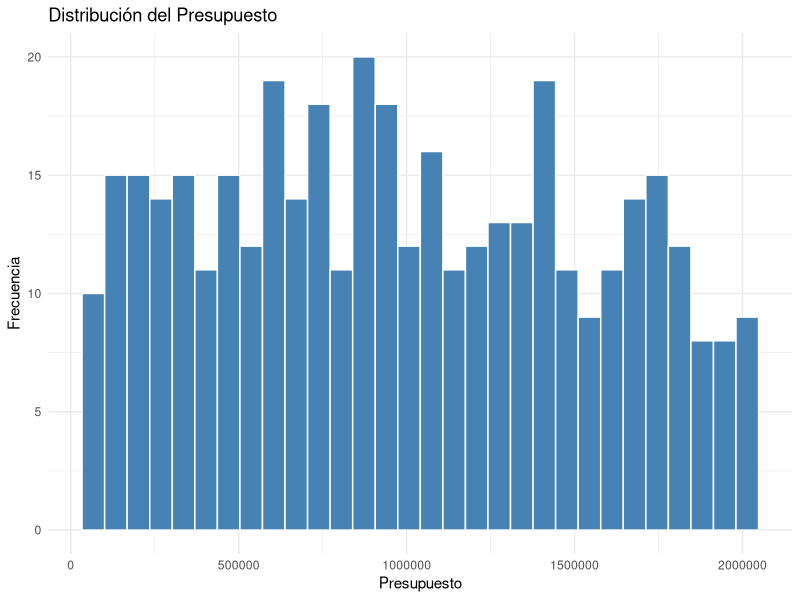
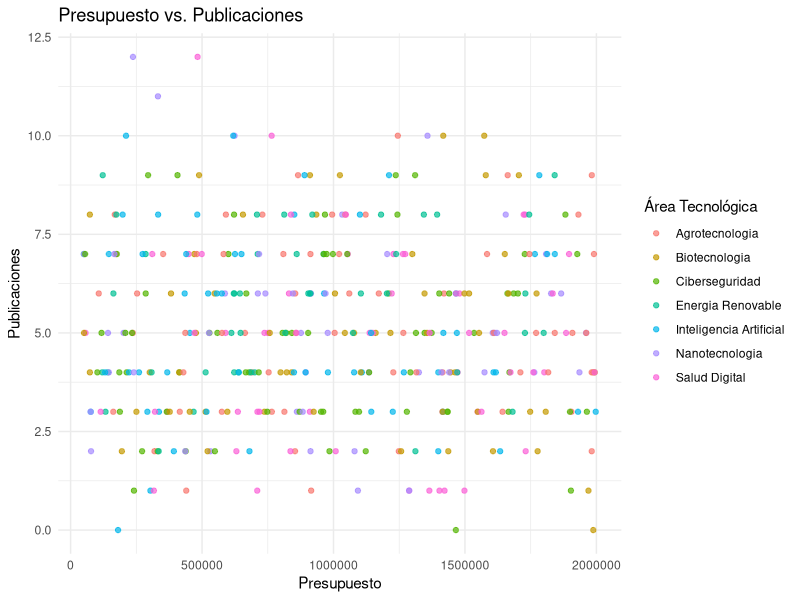
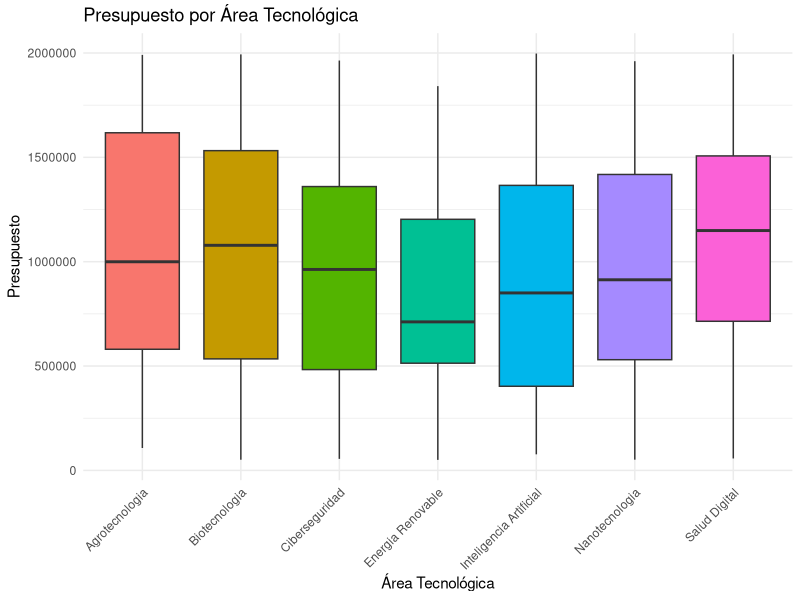

These charts were generated, in order, by the following R code:
## ---- chunk 1
#Librerias
library(tidyverse)
library(dplyr)
library(ggplot2)
## ---- chunk 2
#Archivo CSV
proyectos = read_csv("data/proyectos_innovacion.csv")

#Primeras filas y estructura del dataset
head(proyectos)
str(proyectos)
## ---- chunk 3
#Lista de paises unicos
lista_paises = unique(proyectos$pais)

#Lista de areas tecnologicas unicas
lista_areas = unique(proyectos$area_tecnologica)

#Estadisticas iniciales del dataframe, solo promedios
estadisticas_iniciales = data.frame(
  variable = c("presupuesto_usd", "publicaciones", "investigadores", "duracion_meses", "patentes"),
  promedio = c(mean(proyectos$presupuesto_usd, na.rm = TRUE), mean(proyectos$publicaciones, na.rm = TRUE), mean(proyectos$investigadores, na.rm = TRUE), mean(proyectos$duracion_meses, na.rm = TRUE), mean(proyectos$patentes, na.rm = TRUE)),
  
  minimo = c(min(proyectos$presupuesto_usd, na.rm = TRUE), min(proyectos$publicaciones, na.rm = TRUE), min(proyectos$investigadores, na.rm = TRUE), min(proyectos$duracion_meses, na.rm = TRUE), min(proyectos$patentes, na.rm = TRUE)),
  
  maximo = c(max(proyectos$presupuesto_usd, na.rm = TRUE), max(proyectos$publicaciones, na.rm = TRUE),max(proyectos$investigadores, na.rm = TRUE), max(proyectos$duracion_meses, na.rm = TRUE), max(proyectos$patentes, na.rm = TRUE))
  
)

#Subconjuntos de proyectos agrupados por area tecnologica
subconjuntos_area = split(proyectos, proyectos$area_tecnologica)

#Construccion de la lista principal
lista_proyectos = list(
  dataframe_original = proyectos,
  paises = lista_paises,
  areas_tecnologicas = lista_areas,
  estadisticas_iniciales= estadisticas_iniciales,
  subconjuntos_por_area = subconjuntos_area
)

#Verificar estructura de la lista
str(lista_proyectos, max.level = 1)
## ---- chunk 4
#lapply que calcula promedio de presupuesto, publicaciones e investigadores por area tecnologica
metricas_por_area = lapply(lista_proyectos$subconjuntos_por_area, function(subset_area) {
  list(promedio_presupuesto = mean(subset_area$presupuesto_usd, na.rm = TRUE), promedio_publicaciones = mean(subset_area$publicaciones, na.rm = TRUE), promedio_investigadores = mean(subset_area$investigadores, na.rm = TRUE))
})

metricas_por_area
## ---- chunk 5
#Lista de indicadores por area tecnologica
indicadores_area = lapply(lista_areas, function(area) {
  subset_area = proyectos[proyectos$area_tecnologica == area, ]
  list(area_tecnologica = area, num_proyectos= nrow(subset_area), presupuesto_promedio = mean(subset_area$presupuesto_usd, na.rm = TRUE), productividad_promedio = mean(subset_area$publicaciones / subset_area$investigadores, na.rm = TRUE))
})

names(indicadores_area) = lista_areas
indicadores_area
## ---- chunk 6
#Nuevas variables con mutate
proyectos = proyectos %>%
  mutate(productividad = (publicaciones/investigadores), intensidad_investigacion = (investigadores/duracion_meses), indice_resultados = ((publicaciones + (2 * patentes))/presupuesto_usd))

head(proyectos)

#Presupuesto promedio por pais y area tecnologica
presupuesto_pais_area = proyectos %>% group_by(pais, area_tecnologica) %>%
  summarize(presupuesto_promedio = mean(presupuesto_usd, na.rm = TRUE), .groups = "drop")

print(presupuesto_pais_area)

#Numero de proyectos por año
proyectos_por_anio_inicio = proyectos %>% group_by(anio_inicio) %>%
  summarize(num_proyectos = n())

print(proyectos_por_anio_inicio)

#Productividad promedio por area tecnologica y nivel de impacto
productividad_area_impacto = proyectos %>% group_by(area_tecnologica, impacto) %>%
  summarize(productividad_promedio = mean(productividad, na.rm = TRUE), .groups = "drop")

print(productividad_area_impacto)

##Generando rankings utilizando arrange
#Top 10 proyectos con mayor eficiencia (indice_resultados)
top_eficiencia = proyectos %>%
  arrange(desc(indice_resultados)) %>%
  slice_head(n = 10)

print(top_eficiencia)

#Top 5 paises con mayor productividad promedio
top_productividad = proyectos %>% group_by(pais) %>%
  summarize(productividad_promedio = mean(productividad, na.rm = TRUE)) %>%
  arrange(desc(productividad_promedio)) %>%
  slice_head(n = 5)

print(top_productividad)
## ---- chunk 7
# Cargamos rápidamente los PIB  de los países
paises_pib = read_csv("data/paises_pib.csv")

# Realizamos un resumen antes, solo para hacer más legible el código posterior
resumen_pais = proyectos %>%
  group_by(pais) %>%
  summarize(
    numero_proyectos = n(),
    presupuesto_promedio = mean(presupuesto_usd, na.rm = TRUE),
    .groups = "drop"
  )

# Integramos los datasets con inner_join
proyectos_pib = inner_join(resumen_pais, paises_pib, by = "pais")

# Añadimos los nuevos indicadores
proyectos_pib = proyectos_pib %>%
  mutate(
    productos_por_millon_pib = numero_proyectos / pib_millones,
    presupuesto_relativo = presupuesto_promedio / pib_millones
  )

# Países con mayor intensidad de inversión en innovación
mayor_intensidad = proyectos_pib %>%
  arrange(desc(productos_por_millon_pib)) %>%
  slice_head(n = 5)

# Países con menor eficiencia relativa
menor_eficiencia = proyectos_pib %>%
  arrange(presupuesto_relativo) %>%
  slice_head(n = 5)

print(mayor_intensidad)
print(menor_eficiencia)
## ---- chunk 8
# Definimos los umbrales primero para integrarlos fácilmente después en las condicionales, será más fácil comprender el código así
media_productividad  = mean(proyectos$productividad, na.rm = TRUE)
sd_productividad     = sd(proyectos$productividad, na.rm = TRUE)
media_presupuesto    = mean(proyectos$presupuesto_usd, na.rm = TRUE)

# Realizamos la función para clasificar según los parámetors indicados, usando las categorías del ejemplo
clasificar_proyecto = function(productividad, presupuesto_usd, impacto) {
  if (impacto == "Alto" && productividad > media_productividad) {
    "Proyecto estratégico"
  } else if (presupuesto_usd > media_presupuesto && productividad < media_productividad) {
    "Riesgo e ineficiencia"
  } else if (productividad >= (media_productividad - sd_productividad) &&
             productividad <= (media_productividad + sd_productividad)) {
    "Proyecto estándar"
  } else {
    "Proyecto emergente"
  }
}

# Aplicamos al final la función a nuestros proyectos uno a uno
proyectos = proyectos %>%
  rowwise() %>%
  mutate(categoria_proyecto = clasificar_proyecto(productividad, presupuesto_usd, impacto)) %>%
  ungroup()

table(proyectos$categoria_proyecto)
## ---- chunk 9
# Definimos las variables que vamos a utilizar para el ciclo for
paises_unicos   = unique(proyectos$pais)
indicadores_pais = data.frame() # Aquí será donde se irán almacenando los resultados

for (p in paises_unicos) {
  subset_p = proyectos[proyectos$pais == p, ]
  fila = data.frame(
    pais                     = p,
    num_proyectos            = nrow(subset_p),
    presupuesto_total        = sum(subset_p$presupuesto_usd, na.rm = TRUE),
    promedio_publicaciones   = mean(subset_p$publicaciones, na.rm = TRUE),
    indice_eficiencia_promedio = mean(
      (subset_p$publicaciones + subset_p$patentes) / subset_p$presupuesto_usd,
      na.rm = TRUE
    )
  )
  indicadores_pais = rbind(indicadores_pais, fila)
}

print(indicadores_pais)
## ---- chunk 10
# Similar, definimos también las variables que vamos a utilizar durante el ciclo while, así como los umbrales
eficiencia_vec = (proyectos$publicaciones + proyectos$patentes) / proyectos$presupuesto_usd
umbral = (mean(eficiencia_vec, na.rm = TRUE) + 2) * sd(eficiencia_vec, na.rm = TRUE)
cat("Umbral de eficiencia:", round(umbral, 6), "\n") # Para fines prácticos mostramos en pantalla el umbral

proyectos_sobresalientes = c()
i = 1

while (i <= nrow(proyectos)) {
  if (!is.na(eficiencia_vec[i]) && eficiencia_vec[i] > umbral) {
    proyectos_sobresalientes = c(proyectos_sobresalientes, proyectos$id_proyecto[i])
  }
  i = i + 1
}
cat("Proyectos sobresalientes encontrados (Id's):", length(proyectos_sobresalientes), "\n")
print(proyectos_sobresalientes)
## ---- chunk 11
# Función para obtener el índice de eficiencia 
calcular_eficiencia = function(publicaciones, patentes, presupuesto_usd) {
  (publicaciones + patentes) / presupuesto_usd
}

# Función para obtener categoría estratégica según impacto y productividad, dado que no hay una regla definida
# Por lo tanto utilizaremos una simple condicional siendo que si el impacto es 'Alto' y su promedio de productividad está por encima del promedio
# Será estratégico, caso contrario no.

# Como dato, podríamos reutilizar la función que declaramos en la parte V, clasificar_proyecto, pero entran en juego otros parámetros extras
clasificar_impacto_estrategico = function(df) {
  df %>%
    mutate(
      categoria_estrategica = ifelse(
        impacto == "Alto" & productividad > mean(productividad, na.rm = TRUE),
        "Estratégico",
        "No estratégico"
      )
    )
}

# La última función para realizar un resumen estadístico de una variable numérica
resumen_estadistico = function(variable) {
  list(
    media             = mean(variable, na.rm = TRUE),
    mediana           = median(variable, na.rm = TRUE),
    desviacion_estandar = sd(variable, na.rm = TRUE),
    percentil_25      = quantile(variable, 0.25, na.rm = TRUE),
    percentil_75      = quantile(variable, 0.75, na.rm = TRUE),
    percentil_90      = quantile(variable, 0.90, na.rm = TRUE)
  )
}

# Agregamos la columna de eficiencia y categoría estratégica al dataframe
proyectos = proyectos %>%
  mutate(eficiencia = calcular_eficiencia(publicaciones, patentes, presupuesto_usd))

proyectos = clasificar_impacto_estrategico(proyectos)

# Y aplicamos el resumen estadístico a variables clave con lapply
variables_numericas = list(
  presupuesto  = proyectos$presupuesto_usd,
  publicaciones = proyectos$publicaciones,
  eficiencia   = proyectos$eficiencia
)

resumenes = lapply(variables_numericas, resumen_estadistico)
print(resumenes)
## ---- chunk 12
# Histograma
ggplot(proyectos, aes(x = presupuesto_usd)) +
  geom_histogram(bins = 30, fill = "steelblue", color = "white") +
  labs(
    title = "Distribución del Presupuesto",
    x     = "Presupuesto",
    y     = "Frecuencia"
  ) +
  theme_minimal()

# Dispersión
ggplot(proyectos, aes(x = presupuesto_usd, y = publicaciones, color = area_tecnologica)) +
  geom_point(alpha = 0.7) +
  labs(
    title = "Presupuesto vs. Publicaciones",
    x     = "Presupuesto",
    y     = "Publicaciones",
    color = "Área Tecnológica"
  ) +
  theme_minimal()

# Boxplot
ggplot(proyectos, aes(x = area_tecnologica, y = presupuesto_usd, fill = area_tecnologica)) +
  geom_boxplot(show.legend = FALSE) +
  labs(
    title = "Presupuesto por Área Tecnológica",
    x     = "Área Tecnológica",
    y     = "Presupuesto"
  ) +
  theme_minimal() +
  theme(axis.text.x = element_text(angle = 45, hjust = 1))
